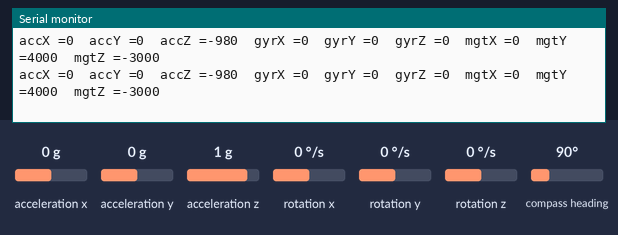
Simulated run of this sketch. Board: Arduino Nano, built with avr-gcc and run on an emulated ATmega328P. Parts: the last lines printed to the serial monitor. Inputs (shaded band) come from the test bench; at power-on: acceleration z 1 g, rotation x 0 °/s, rotation y 0 °/s, acceleration x 0 g, acceleration y 0 g, rotation z 0 °/s, compass heading 90°. No radio packets arrive unless stated.

Above: at 7.2 s.
7.3 s: acceleration z set to -0.8 g
At 8.1 s:
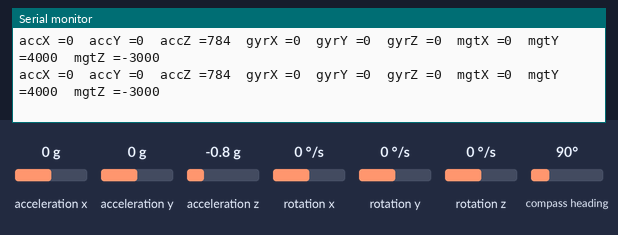
10.3 s: rotation x set to -2 °/s
At 11.2 s:
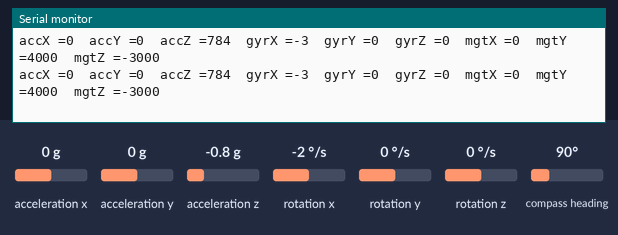
11.8 s: rotation y set to -2 °/s
At 12.5 s:
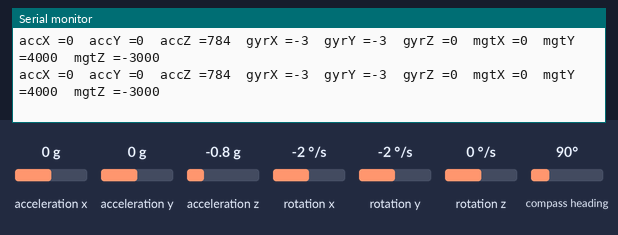

The sketch:

nano_9250.ino
```cpp
#include <Wire.h>
#include <SPI.h>
#include "nRF24L01.h"
#include "RF24.h"
#include "MPU9250.h"
int status;
#define PI 3.143
MPU9250 IMU(Wire,0x68);

typedef struct
{
  int id; // id
  int accX; // angle
  int accY;
  int accZ;
  int gryX;
  int gryY;
  int gryZ;
  int mgtX;
  int mgtY;
  int mgtZ;
} data;


data Data;

RF24 radio(9,10);
const uint64_t pipes[6] = { 0xF0F0F0F0E0LL ,0xF0F0F0F0E1LL, 0xF0F0F0F0E2LL, 0xF0F0F0F0E3LL , 0xF0F0F0F0E4LL ,0xF0F0F0F0E5LL };
void mpu_init()
{
  status = IMU.begin();
  if (status < 0) {
  Serial.println("IMU initialization unsuccessful");
  Serial.println("Check IMU wiring or try cycling power");
  Serial.print("Status: ");
  Serial.println(status);
  while(1) {}
  }
  // setting the accelerometer full scale range to +/-8G
  IMU.setAccelRange(MPU9250::ACCEL_RANGE_8G);
  // setting the gyroscope full scale range to +/-500 deg/s
  IMU.setGyroRange(MPU9250::GYRO_RANGE_500DPS);
  // setting DLPF bandwidth to 20 Hz
  IMU.setDlpfBandwidth(MPU9250::DLPF_BANDWIDTH_20HZ);
  // setting SRD to 19 for a 50 Hz update rate
  IMU.setSrd(19);
}
void getIMU_9250()
{
  IMU.readSensor();
  Data.accX = IMU.getAccelX_mss()*100;
  Data.accY = IMU.getAccelY_mss()*100;
  Data.accZ = IMU.getAccelZ_mss()*100;
  Data.gryX = IMU.getGyroX_rads()*100;
  Data.gryY = IMU.getGyroY_rads()*100;
  Data.gryZ = IMU.getGyroZ_rads()*100;
  Data.mgtX = IMU.getMagX_uT()*100;
  Data.mgtY = IMU.getMagY_uT()*100;
  Data.mgtZ = IMU.getMagZ_uT()*100;
}

void setup(void)
{
Serial.begin(115200);                                                                    //data send by IMU is too fast
mpu_init();

Data.id = 2;

radio.begin();
radio.setDataRate(RF24_2MBPS);
radio.setPALevel(RF24_PA_MIN);
radio.openWritingPipe(pipes[Data.id]);
}

void loop(void)
{
  getIMU_9250();
  radio.write(&Data, sizeof(Data));
  _print();
}

void _print()
{
  Serial.print("accX =");Serial.print(Data.accX);
  Serial.print("  accY =");Serial.print(Data.accY);
  Serial.print("  accZ =");Serial.print(Data.accZ);
  Serial.print("  gyrX =");Serial.print(Data.gryX);
  Serial.print("  gyrY =");Serial.print(Data.gryY);
  Serial.print("  gyrZ =");Serial.print(Data.gryZ);
  Serial.print("  mgtX =");Serial.print(Data.mgtX);
  Serial.print("  mgtY =");Serial.print(Data.mgtY);
  Serial.print("  mgtZ =");Serial.println(Data.mgtZ);
}
```

Measured:
- after the input at 7.3 s, the serial monitor: prints a new line at once (image 1)
- after the input at 10.3 s, the serial monitor: prints a new line at once (image 2)
- after the input at 11.8 s, the serial monitor: prints a new line at once (image 3)
